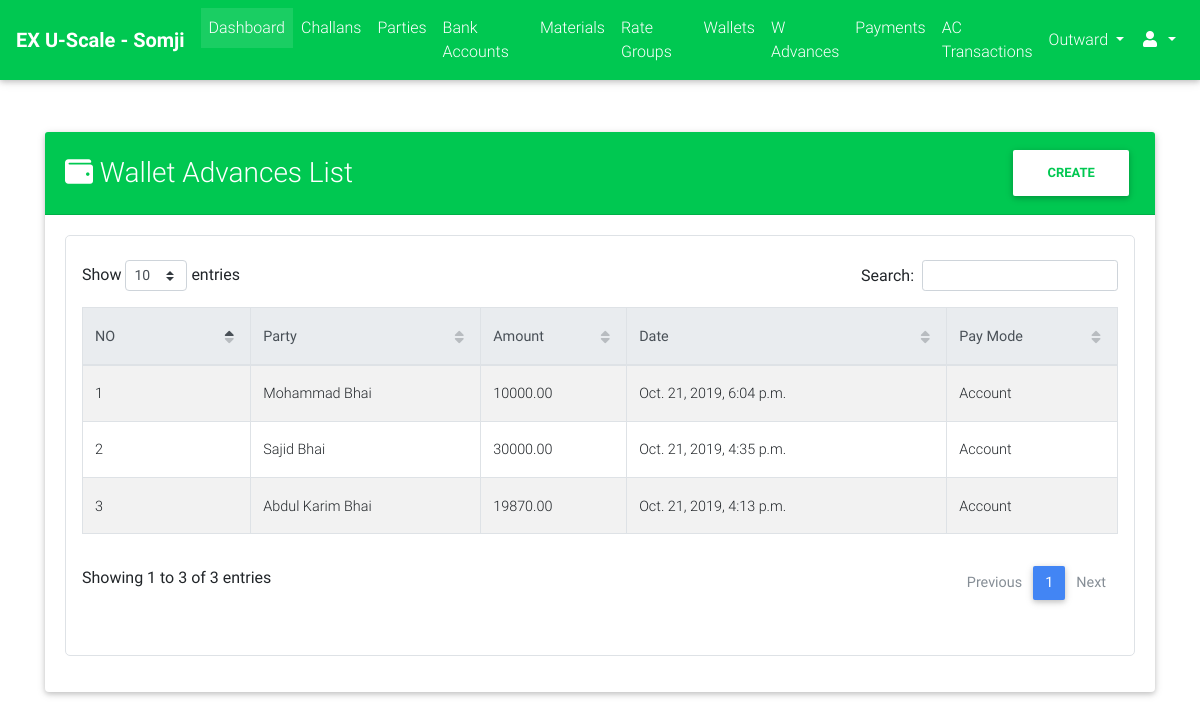
Before: /cms_admin/wallets/wallet_advances/list/ (signed in) with the older database file.
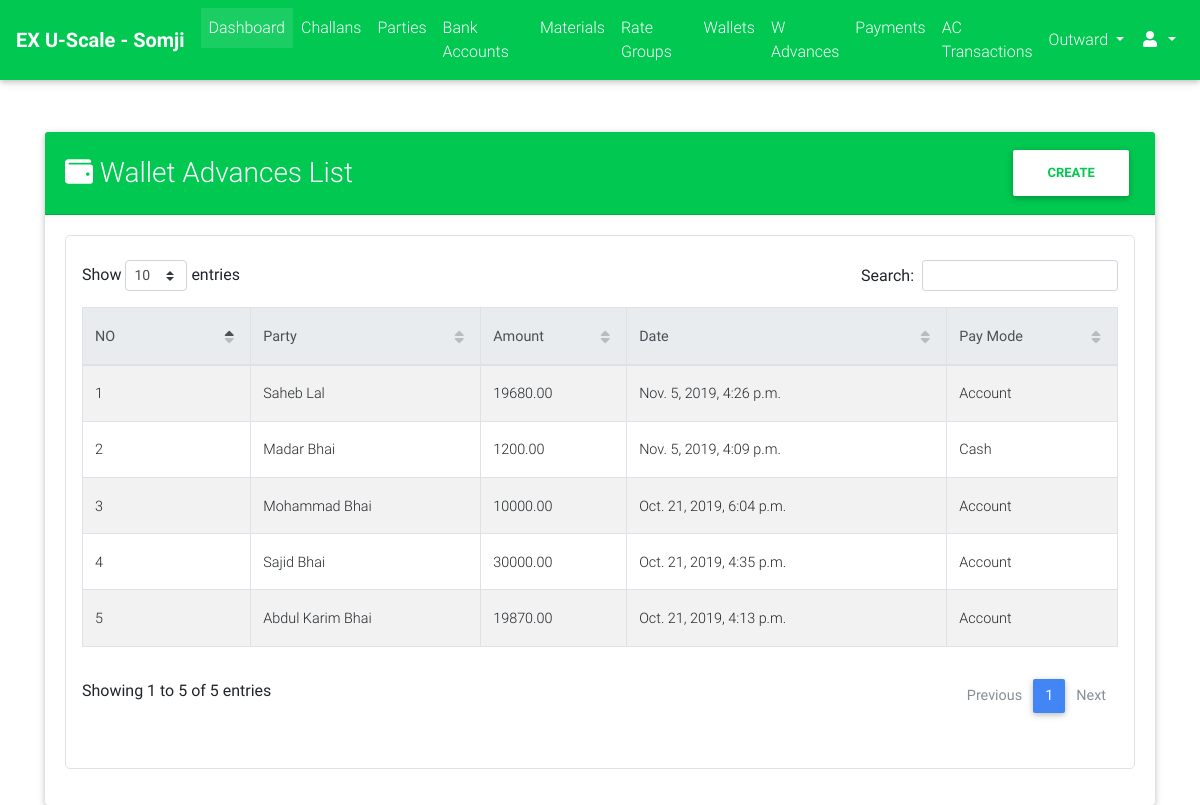
After: the same page with the newer database file.
### parties/models.py (models this page shows, shortened)
class WalletAdvance(models.Model):
    GATEWAY_CHOICES = (("CS", "Cash"), ("AC", "Account"), ("IP", "In Payment"))
    wallet = models.ForeignKey(Wallet, on_delete=models.CASCADE)
    amount = models.DecimalField(max_digits=9, decimal_places=2)
    gateway = models.CharField(max_length=2, choices=GATEWAY_CHOICES, default="CS")
    created_on = models.DateTimeField(auto_now_add=True)
    image = models.ImageField(upload_to="parties/wallets/advances/", blank=True, null=True)

class Wallet(models.Model):
    DEDUCT_TYPE_CHOICES = (("FD", "Full Deduct"), ("PD", "Part Deduct"), ("FXD", "Fix Deduct"))
    party = models.ForeignKey(Party, on_delete=models.CASCADE)
    balance = models.DecimalField(max_digits=9, decimal_places=2, default=Decimal(0.00))
    upper_limit = models.DecimalField(max_digits=9, decimal_places=2, default=20000.00)
    deduct_type = models.CharField(max_length=3, choices=DEDUCT_TYPE_CHOICES)
    fixed_amount = models.DecimalField(max_digits=7, decimal_places=2, blank=True, null=True)
    is_active = models.BooleanField(default=True)

class Party(models.Model):
    RATE_TYPE_CHOICES = (("GR", "Group Rate"), ("IR", "Individual Rate"))
    rate_type = models.CharField(max_length=2, choices=RATE_TYPE_CHOICES)
    rate_group = models.ForeignKey("rates.RateGroup", on_delete=models.PROTECT, blank=True, null=True)
    name = models.CharField(max_length=128)
    party_code = models.CharField(max_length=32, blank=True)
    address = models.TextField(blank=True)
    phone = models.CharField(max_length=13)
    whatsapp = models.CharField(max_length=13, blank=True)
    email = models.EmailField(blank=True, null=True)
    extra_info = models.TextField(blank=True)
    is_wallet_party = models.BooleanField(default=False)
    is_active = models.BooleanField(default=True)
    @property
    def get_display_text(self):
        return self.name
    class Meta:
        verbose_name = "Party"
        verbose_name_plural = "Parties"

### cms_admin/views.py (the view)
class WalletAdvanceListView(ExecutiveRequiredMixin, ListView):
    model = WalletAdvance
    context_object_name = "wallet_advances"
    template_name = "cms_admin/wallets/wallet_advances/list.html"
    ordering = "-id"

### cms_admin/views.py (called while the page is built)
    def test_func(self):
        return self.request.user.is_superuser or self.request.user.is_staff

### cms_admin/templates/cms_admin/wallets/wallet_advances/list.html (shortened to what this page needs)
{% extends "cms_admin/base.html" %}
{% load crispy_forms_tags %}
{% load static %}
{% block custom_links %}
    <link href="{% static "css/addons/datatables.min.css" %}" rel="stylesheet">
    <link href="{% static "css/addons/datatables-select.min.css" %}" rel="stylesheet">
{% endblock %}
{% block content %}
    <br><br>
    <div class="container">
        <div class="card">
            <div class="card-header bg-success font-weight-bold white-text">
                <div class="row">
                    <div class="col-lg-9 m-auto">
                        <h3 class="m-auto"><i class="fa fa-wallet"></i> Wallet Advances List</h3>
                    </div>
                    <div class="col-lg-3">
                        <a class="float-right" href="{% url "cms_admin:wallet_advances_create" %}"><button class="btn btn-white text-success font-weight-bold">Create</button></a>
                    </div>
                </div>
            </div>
            <div class="card-body">
                 <div class="table p-3 border" style="border-radius: 5px">
                     <table id="dt-basic-checkbox" class="table table-striped table-bordered" cellspacing="0" width="100%">
                         <thead class="thead-light">
                            <th class="th-sm">NO</th>
                            <th class="th-sm">Party</th>
                            <th class="th-sm">Amount</th>
                            <th class="th-sm">Date</th>
                            <th class="th-sm">Pay Mode</th>
                         </thead>
                         <tbody>
                             {% if wallet_advances %}
                                 {% for wallet_advance in wallet_advances %}
                                     <tr>
                                        <td>{{ forloop.counter }}</td>
                                         <td>{{ wallet_advance.wallet.party.get_display_text }}</td>
                                        <td>{{ wallet_advance.amount }}</td>
                                        <td>{{ wallet_advance.created_on }}</td>
                                        <td>{{ wallet_advance.get_gateway_display }}</td>
                                     </tr>
                                 {% endfor %}
                             {% else %}
                                 <span class="text-black-50 font-weight-bold">No Wallet Advances Found</span>
                             {% endif %}
                         </tbody>
                    </table>
                 </div>
            </div>
        </div>
    </div>
{% endblock %}

Changed rows visible on the page:
added WalletAdvance: wallet.party.get_display_text "Saheb Lal", amount "19680.00", created_on "Nov. 5, 2019, 4:26 p.m.", gateway "Account"
added WalletAdvance: wallet.party.get_display_text "Madar Bhai", amount "1200.00", created_on "Nov. 5, 2019, 4:09 p.m.", gateway "Cash"
Other visible differences:
text written by a page script: "Show entries Search: Showing 1 to 3 of 3 entries Previous 1 Next" → "Show entries Search: Showing 1 to 5 of 5 entries Previous 1 Next"
